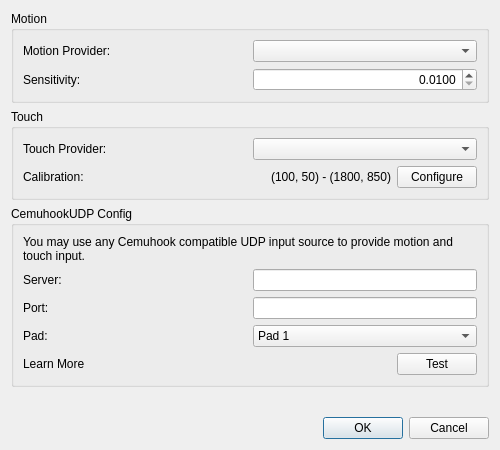
<?xml version="1.0" encoding="UTF-8"?>
<!-- Modified for Cara on 2026-11-12; see NOTICE for attribution. -->
<ui version="4.0">
 <class>ConfigureMotionTouch</class>
 <widget class="QDialog" name="ConfigureMotionTouch">
  <property name="windowTitle">
   <string>Configure Motion / Touch</string>
  </property>
  <property name="geometry">
   <rect>
    <x>0</x>
    <y>0</y>
    <width>500</width>
    <height>450</height>
   </rect>
  </property>
  <layout class="QVBoxLayout">
   <item>
    <widget class="QGroupBox" name="motion_group_box">
     <property name="title">
      <string>Motion</string>
     </property>
     <layout class="QVBoxLayout">
      <item>
       <layout class="QHBoxLayout">
        <item>
         <widget class="QLabel" name="motion_provider_label">
          <property name="text">
           <string>Motion Provider:</string>
          </property>
         </widget>
        </item>
        <item>
         <widget class="QComboBox" name="motion_provider"/>
        </item>
       </layout>
      </item>
      <item>
       <layout class="QHBoxLayout">
        <item>
         <widget class="QLabel" name="motion_sensitivity_label">
          <property name="text">
           <string>Sensitivity:</string>
          </property>
         </widget>
        </item>
        <item>
         <widget class="QDoubleSpinBox" name="motion_sensitivity">
          <property name="alignment">
           <set>Qt::AlignRight|Qt::AlignTrailing|Qt::AlignVCenter</set>
          </property>
          <property name="decimals">
           <number>4</number>
          </property>
          <property name="minimum">
           <double>0.010000000000000</double>
          </property>
          <property name="maximum">
           <double>10.000000000000000</double>
          </property>
          <property name="singleStep">
           <double>0.001000000000000</double>
          </property>
          <property name="value">
           <double>0.010000000000000</double>
          </property>
         </widget>
        </item>
       </layout>
      </item>
     </layout>
    </widget>
   </item>
   <item>
    <widget class="QGroupBox" name="touch_group_box">
     <property name="title">
      <string>Touch</string>
     </property>
     <layout class="QVBoxLayout">
      <item>
       <layout class="QHBoxLayout">
        <item>
         <widget class="QLabel" name="touch_provider_label">
          <property name="text">
           <string>Touch Provider:</string>
          </property>
         </widget>
        </item>
        <item>
         <widget class="QComboBox" name="touch_provider"/>
        </item>
       </layout>
      </item>
      <item>
       <layout class="QHBoxLayout">
        <item>
         <widget class="QLabel" name="touch_calibration_label">
          <property name="text">
           <string>Calibration:</string>
          </property>
         </widget>
        </item>
        <item>
         <widget class="QLabel" name="touch_calibration">
          <property name="text">
           <string>(100, 50) - (1800, 850)</string>
          </property>
          <property name="alignment">
           <set>Qt::AlignRight|Qt::AlignTrailing|Qt::AlignVCenter</set>
          </property>
         </widget>
        </item>
        <item>
         <widget class="QPushButton" name="touch_calibration_config">
          <property name="sizePolicy">
           <sizepolicy hsizetype="Maximum" vsizetype="Fixed">
            <horstretch>0</horstretch>
            <verstretch>0</verstretch>
           </sizepolicy>
          </property>
          <property name="text">
           <string>Configure</string>
          </property>
         </widget>
        </item>
       </layout>
      </item>
     </layout>
    </widget>
   </item>
   <item>
    <widget class="QGroupBox" name="udp_config_group_box">
     <property name="title">
      <string>CemuhookUDP Config</string>
     </property>
     <layout class="QVBoxLayout">
      <item>
       <widget class="QLabel" name="udp_help">
        <property name="text">
         <string>You may use any Cemuhook compatible UDP input source to provide motion and touch input.</string>
        </property>
        <property name="alignment">
         <set>Qt::AlignLeading|Qt::AlignLeft|Qt::AlignTop</set>
        </property>
        <property name="wordWrap">
         <bool>true</bool>
        </property>
       </widget>
      </item>
      <item>
       <layout class="QHBoxLayout">
        <item>
         <widget class="QLabel" name="udp_server_label">
          <property name="text">
           <string>Server:</string>
          </property>
         </widget>
        </item>
        <item>
         <widget class="QLineEdit" name="udp_server">
          <property name="sizePolicy">
           <sizepolicy hsizetype="Minimum" vsizetype="Fixed">
            <horstretch>0</horstretch>
            <verstretch>0</verstretch>
           </sizepolicy>
          </property>
         </widget>
        </item>
       </layout>
      </item>
      <item>
       <layout class="QHBoxLayout">
        <item>
         <widget class="QLabel" name="udp_port_label">
          <property name="text">
           <string>Port:</string>
          </property>
         </widget>
        </item>
        <item>
         <widget class="QLineEdit" name="udp_port">
          <property name="sizePolicy">
           <sizepolicy hsizetype="Minimum" vsizetype="Fixed">
            <horstretch>0</horstretch>
            <verstretch>0</verstretch>
           </sizepolicy>
          </property>
         </widget>
        </item>
       </layout>
      </item>
      <item>
       <layout class="QHBoxLayout">
        <item>
         <widget class="QLabel" name="udp_pad_index_label">
          <property name="text">
           <string>Pad:</string>
          </property>
         </widget>
        </item>
        <item>
         <widget class="QComboBox" name="udp_pad_index">
          <item>
           <property name="text">
            <string>Pad 1</string>
           </property>
          </item>
          <item>
           <property name="text">
            <string>Pad 2</string>
           </property>
          </item>
          <item>
           <property name="text">
            <string>Pad 3</string>
           </property>
          </item>
          <item>
           <property name="text">
            <string>Pad 4</string>
           </property>
          </item>
         </widget>
        </item>
       </layout>
      </item>
      <item>
       <layout class="QHBoxLayout">
        <item>
         <widget class="QLabel" name="udp_learn_more">
          <property name="text">
           <string>Learn More</string>
          </property>
         </widget>
        </item>
        <item>
         <widget class="QPushButton" name="udp_test">
          <property name="sizePolicy">
           <sizepolicy hsizetype="Maximum" vsizetype="Fixed">
            <horstretch>0</horstretch>
            <verstretch>0</verstretch>
           </sizepolicy>
          </property>
          <property name="text">
           <string>Test</string>
          </property>
         </widget>
        </item>
       </layout>
      </item>
     </layout>
    </widget>
   </item>
   <item>
    <spacer>
     <property name="orientation">
      <enum>Qt::Vertical</enum>
     </property>
     <property name="sizeHint" stdset="0">
      <size>
       <width>167</width>
       <height>55</height>
      </size>
     </property>
    </spacer>
   </item>
   <item>
    <widget class="QDialogButtonBox" name="buttonBox">
     <property name="standardButtons">
      <set>QDialogButtonBox::Cancel|QDialogButtonBox::Ok</set>
     </property>
    </widget>
   </item>
  </layout>
 </widget>
 <resources/>
 <connections>
  <connection>
   <sender>buttonBox</sender>
   <signal>accepted()</signal>
   <receiver>ConfigureMotionTouch</receiver>
   <slot>ApplyConfiguration()</slot>
   <hints>
    <hint type="sourcelabel">
     <x>220</x>
     <y>380</y>
    </hint>
    <hint type="destinationlabel">
     <x>220</x>
     <y>200</y>
    </hint>
   </hints>
  </connection>
 </connections>
</ui>
